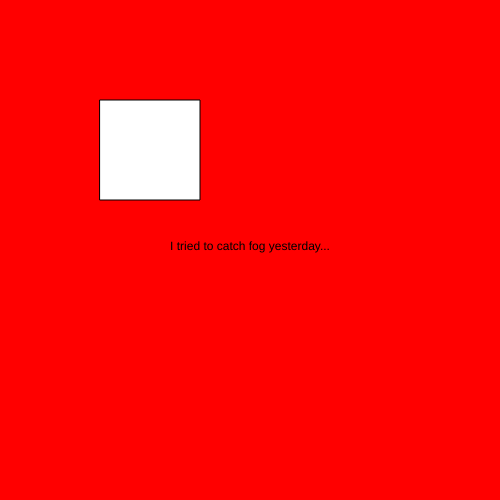
Frame 1 (no input)
Frame 60 (no input): identical to frame 1, image omitted
Frame 120 (the mouse pressed at the canvas centre since frame 60): identical to frame 1, image omitted

The p5.js sketch that drew this single still picture (run headless with seeded random() and noise() and a simulated clock; from frame 60 on, the mouse is pressed at the canvas centre):

// p5.js sketch
// ── sketch.js
let state = 0;

function setup() {
  createCanvas(500, 500);
  textAlign(CENTER);
}

function draw() {

switch (state) {
  case 0:
    background("red");
    text ("I tried to catch fog yesterday...", width / 2, height / 2,);
break;

  case 1:
    background("blue");
    text ("Mist", width / 2, height / 2);
break;
  }

  rect(100, 100, 100, 100);
}

function mouseReleased() {
  if (mouseX > 100 && mouseX < 200 && mouseY > 100 && mouseY < 200) {
    state++ ;
    if (state > 1) state = 0;
  }
}
